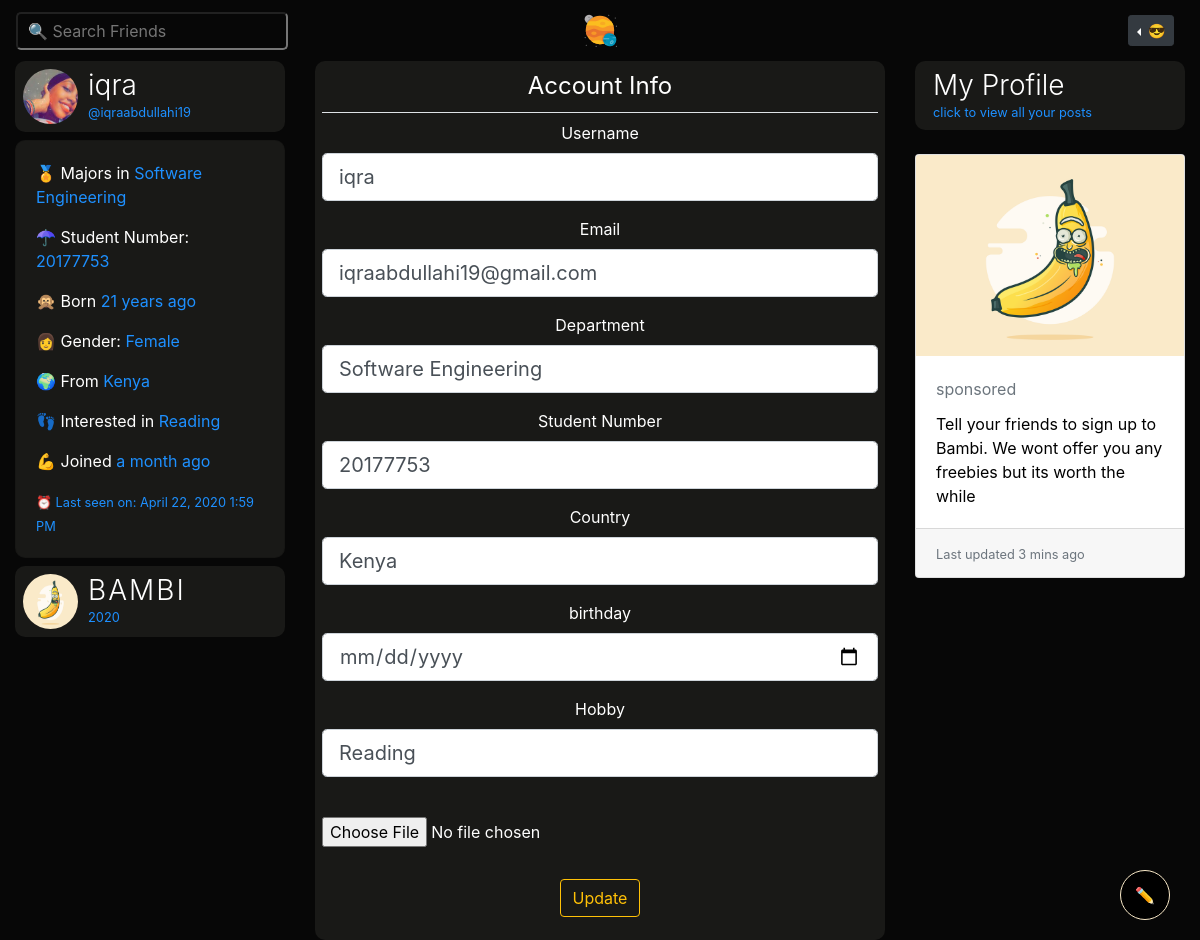
Page /account (signed in) on the earlier database version.
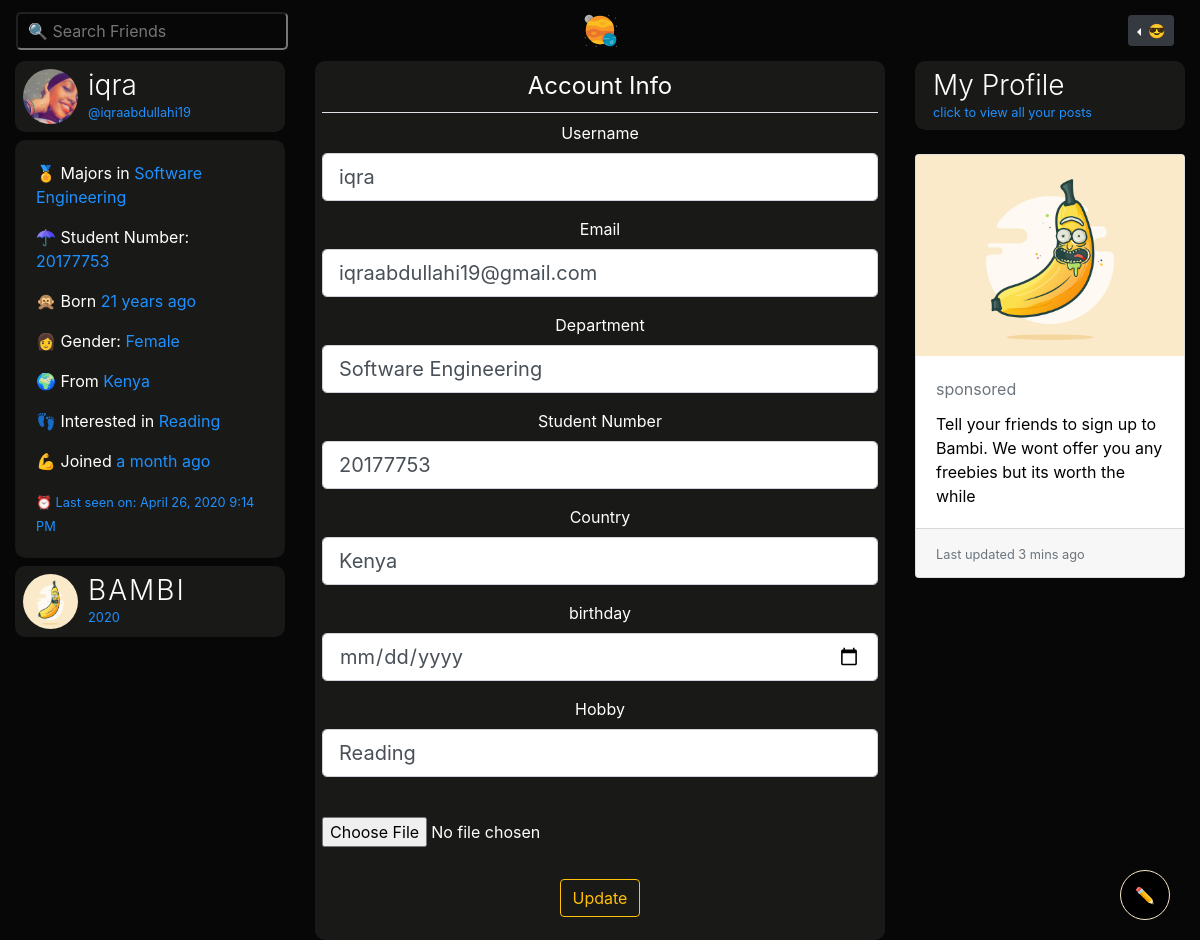
Same page on the later database version.
### bambiv3/models.py (models this page shows, shortened)
class User(db.Model, UserMixin):
	id = db.Column(db.Integer, primary_key=True)
	username = db.Column(db.String(20), unique=True, nullable=False)
	email = db.Column(db.String(120), unique=True, nullable=False)
	image_file = db.Column(db.String(20), nullable=False, default='default.jpg')
	password = db.Column(db.String(60), nullable=False)
	last_seen = db.Column(db.DateTime, default=datetime.utcnow)
	date_joined = db.Column(db.DateTime, nullable=False, default=datetime.utcnow)
	department = db.Column(db.String(20), nullable=False)
	student_number = db.Column(db.Integer(), unique=True, nullable=False)
	age = db.Column(db.DateTime, nullable=False)
	gender = db.Column(db.String(20), nullable=False)
	country = db.Column(db.String(20), nullable=False)
	hobby = db.Column(db.String(20), nullable=False)
	bio = db.Column(db.String(120), nullable=True)
	private = db.Column(db.Boolean, default=False, nullable=False)
	single = db.Column(db.Boolean, default=False, nullable=False)
	snapchat = db.Column(db.String(20),default=False, nullable=False)
	instagram = db.Column(db.String(20),default=False, nullable=False)
	posts = db.relationship('Post', backref='author', lazy=True)
	products = db.relationship('Product', backref='author', lazy=True)
	comments = db.relationship("Comment", backref="author", lazy="dynamic", cascade="all, delete-orphan")
	followed = db.relationship(
		'User', secondary=followers,
		primaryjoin=(followers.c.follower_id == id),
		secondaryjoin=(followers.c.followed_id == id),
		backref=db.backref('followers', lazy='dynamic'), lazy='dynamic')
	messages_sent = db.relationship('Message',
									foreign_keys='Message.sender_id',
									backref='author', lazy='dynamic')
	messages_received = db.relationship('Message',
										foreign_keys='Message.recipient_id',
										backref='recipient', lazy='dynamic')
	last_message_read_time = db.Column(db.DateTime)
	def new_messages(self):
		last_read_time = self.last_message_read_time or datetime(1900, 1, 1)
		return Message.query.filter_by(recipient=self).filter(
			Message.timestamp > last_read_time).count()

### bambiv3/routes.py (the view)
@app.route('/account', methods=['GET', 'POST'])
@login_required
def account():
	form = UpdateAccountForm()
	if form.validate_on_submit():
		if form.picture.data:
			picture_file = save_picture(form.picture.data)
			current_user.image_file = picture_file
		current_user.username = form.username.data.lower()
		current_user.email = form.email.data
		current_user.department = form.department.data
		current_user.student_number = form.student_number.data
		current_user.country = form.country.data
		current_user.age = form.age.data
		current_user.hobby = form.hobby.data
		db.session.commit()
		flash('Your Account has been updated', 'success')
		return redirect(url_for('account'))
	elif request.method == 'GET':
		form.username.data = current_user.username
		form.email.data = current_user.email
		form.department.data = current_user.department
		form.student_number.data = current_user.student_number
		form.country.data = current_user.country
		form.age.data = current_user.age
		form.hobby.data = current_user.hobby
	image_file = url_for('static', filename='profile_pics/' + current_user.image_file)
	return render_template('account.html', title='Account', image_file=image_file, form=form)

### bambiv3/forms.py (shortened to what this page needs)
class UpdateAccountForm(FlaskForm):
	username = StringField('Username', validators = [DataRequired(), Length(min=2, max=20), Regexp(r'^[\w.-_.]+$')])
	email = StringField('Email', validators = [DataRequired(), Email()])
	picture = FileField('', validators=[FileAllowed(['jpg', 'jpeg' , 'png'])])
	department = StringField('Department', validators=[DataRequired()])
	student_number = StringField('Student Number', validators=[DataRequired()])
	country = StringField('Country', validators=[DataRequired()])
	age = DateField('birthday', format='%d-%m-%Y', validators=[DataRequired()])
	hobby = StringField('Hobby', validators=[DataRequired()])
	snapchat = StringField('Snapchat')
	instagram = StringField('Instagram')
	bio = TextAreaField('Bio')
	private = BooleanField('Private?')
	single = BooleanField('Single & Searchin?')
	submit = SubmitField('Update')

### bambiv3/models.py (called while the page is built)
@login_manager.user_loader
def load_user(user_id):
	return User.query.get(int(user_id))

### bambiv3/routes.py (called while the page is built)
@app.before_request
def before_request():
	if current_user.is_authenticated:
		current_user.last_seen = datetime.utcnow()
		db.session.commit()

### bambiv3/templates/account.html (shortened to what the changed rows need)
{% extends "layout.html" %}
{% block content %}
<div class="container-fluid">
	<div class="row">
		<div class="col-lg-3 d-none d-lg-block position-fixed">
			<header class="mb-2">
		        <div class="profile-name">
		          <h3>{{current_user.username}}</h3>
		          <small>@{{current_user.email.split("@")[0] | lower}}</small>
		        </div>
		      </header>
		    <div class="card about mb-2" style="color:#fff;background:#191917;border-radius:10px;">
		    <div class="card-body">
		      <p> 🏅 Majors in <span>{{current_user.department}}</span></p>
		      <p> ☂ Student Number: <span>{{current_user.student_number}}</span></p>
		      <p> 🙊 Born <span>{{ moment(current_user.age).fromNow() }}</span></p>
		      <p> {% if current_user.gender == 'male' %} 👨 {% else %}👩 {% endif %} Gender: <span>{{current_user.gender.title()}}</span></p>
		      <p> 🌍 From <span>{{current_user.country.title()}}</span></p>
		      <p> 👣 Interested in <span>{{current_user.hobby}}</span></p>
		      <p> 💪 Joined <span>{{ moment(current_user.date_joined).fromNow() }}</span></p>
		      <small>⏰ Last seen on: {{ moment(current_user.last_seen).format('LLL') }}</small>
		    </div>
		  </div>
		</div>
		<div class="col-lg-6 offset-lg-3" style="text-align: center">
			<div class="post">
			  <div id="inner">
			   <div class="content-section">
				  <form method="POST" action="" enctype="multipart/form-data">
				    <fieldset class="form-group">
				      <div class="form-group">
				        {{ form.username.label(class="form-control-label") }}
				        {% if form.username.errors %}
				        {{ form.username(class="form-control form-control-lg is-invalid") }}
				        <div class="invalid-feedback">
				          {% for error in form.username.errors %}
				          <span>{{ error }}</span>
				          {% endfor %}
				        </div>
				        {% else %}
				        {{ form.username(class="form-control form-control-lg") }}
				        {% endif %}
				      </div>
				      <div class="form-group">
				        {{ form.email.label(class="form-control-label") }}
				        {% if form.email.errors %}
				        {{ form.email(class="form-control form-control-lg is-invalid") }}
				        <div class="invalid-feedback">
				          {% for error in form.email.errors %}
				          <span>{{ error }}</span>
				          {% endfor %}
				        </div>
				        {% else %}
				        {{ form.email(class="form-control form-control-lg") }}
				        {% endif %}
				      </div>
				      <div class="form-group">
				        {{ form.department.label(class="form-control-label") }}
				        {% if form.department.errors %}
				        {{ form.department(class="form-control form-control-lg is-invalid") }}
				        <div class="invalid-feedback">
				          {% for error in form.department.errors %}
				          <span>{{ error }}</span>
				          {% endfor %}
				        </div>
				        {% else %}
				        {{ form.department(class="form-control form-control-lg") }}
				        {% endif %}
				      </div>
				      <div class="form-group">
				        {{ form.student_number.label(class="form-control-label") }}
				        {% if form.student_number.errors %}
				        {{ form.student_number(class="form-control form-control-lg is-invalid") }}
				        <div class="invalid-feedback">
				          {% for error in form.student_number.errors %}
				          <span>{{ error }}</span>
				          {% endfor %}
				        </div>
				        {% else %}
				        {{ form.student_number(class="form-control form-control-lg") }}
				        {% endif %}
				      </div>
				      <div class="form-group">
				        {{ form.country.label(class="form-control-label") }}
				        {% if form.country.errors %}
				        {{ form.country(class="form-control form-control-lg is-invalid") }}
				        <div class="invalid-feedback">
				          {% for error in form.country.errors %}
				          <span>{{ error }}</span>
				          {% endfor %}
				        </div>
				        {% else %}
				        {{ form.country(class="form-control form-control-lg") }}
				        {% endif %}
				      </div>
				       <div class="form-group">
				        {{ form.age.label(class="form-control-label") }}
				        {% if form.age.errors %}
				        {{ form.age(class="form-control form-control-lg is-invalid") }}
				        <div class="invalid-feedback">
				          {% for error in form.age.errors %}
				          <span>{{ error }}</span>
				          {% endfor %}
				        </div>
				        {% else %}
				        {{ form.age(class="form-control form-control-lg") }}
				        {% endif %}
				      </div>
				      <div class="form-group">
				        {{ form.hobby.label(class="form-control-label") }}
				        {% if form.hobby.errors %}
				        {{ form.hobby(class="form-control form-control-lg is-invalid") }}
				        <div class="invalid-feedback">
				          {% for error in form.hobby.errors %}
				          <span>{{ error }}</span>
				          {% endfor %}
				        </div>
				        {% else %}
				        {{ form.hobby(class="form-control form-control-lg") }}
				        {% endif %}
				      </div>
				    </fieldset>
				  </form>
			  </div>
		</div>
			</div>
		</div>
	</div>
</div>
{% endblock content %}

Differences in the rows shown:
changed User "iqra": last_seen "April 22, 2020 1:59 PM" → "April 26, 2020 9:14 PM"
